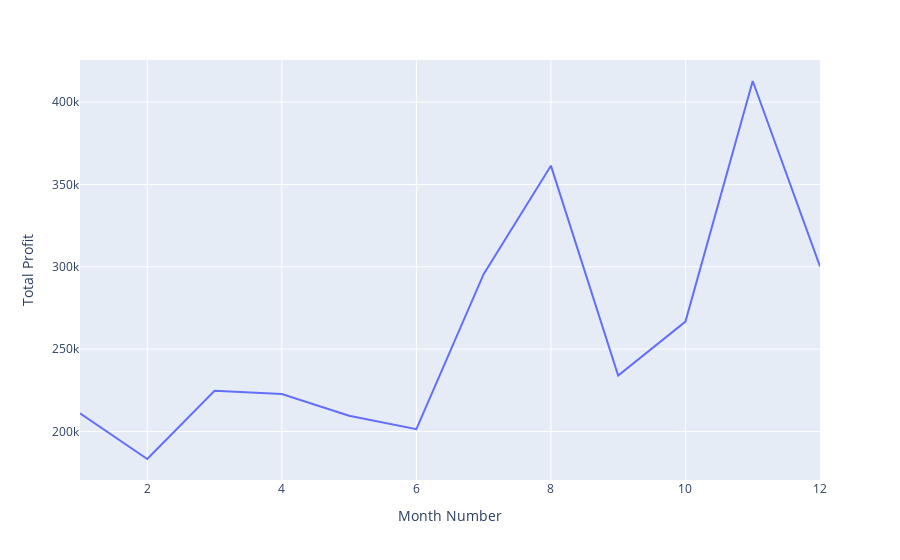

The code cell stored with this chart in its notebook:
### Code cell
fig = px.line(df, x="month_number", y="total_profit",labels={"month_number":"Month Number","total_profit":"Total Profit"})
fig.show()

### Figure 1 — Plotly figure (JSON) as saved in the notebook; plotly's stock layout.template omitted (floating-point values rounded to 4 significant figures)
{"data": [{"hovertemplate": "Month Number=%{x}<br>Total Profit=%{y}<extra></extra>", "legendgroup": "", "line": {"color": "#636efa", "dash": "solid"}, "marker": {"symbol": "circle"}, "mode": "lines", "name": "", "orientation": "v", "showlegend": false, "type": "scatter", "x": [1, 2, 3, 4, 5, 6, 7, 8, 9, 10, 11, 12], "xaxis": "x", "y": [211000, 183300, 224700, 222700, 209600, 201400, 295500, 361400, 234000, 266700, 412800, 300200], "yaxis": "y"}], "layout": {"legend": {"tracegroupgap": 0}, "margin": {"t": 60}, "xaxis": {"anchor": "y", "domain": [0, 1], "title": {"text": "Month Number"}}, "yaxis": {"anchor": "x", "domain": [0, 1], "title": {"text": "Total Profit"}}}}
